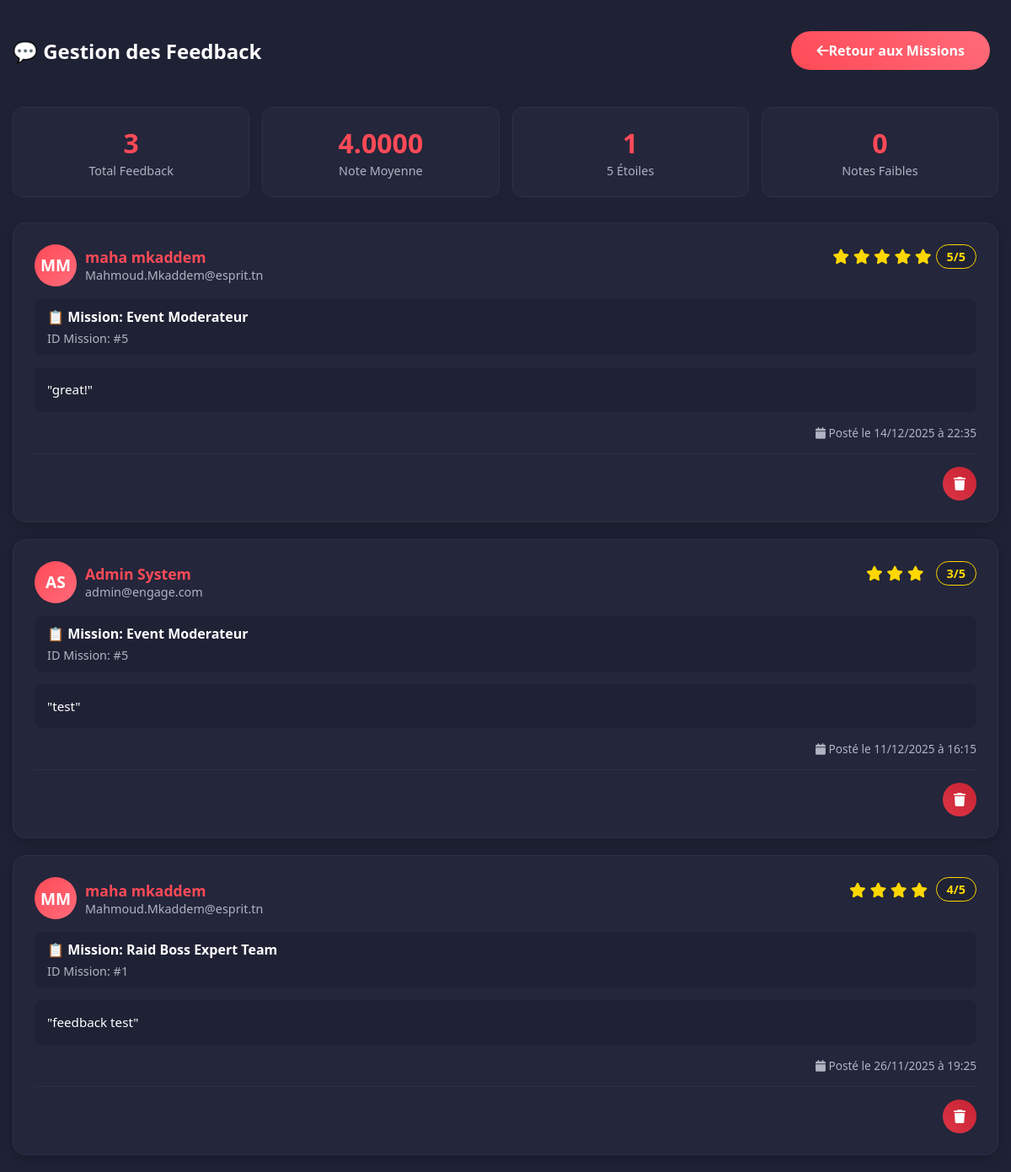
/view/backoffice/feedback/feedbackliste.php, run on the app's committed database.
### tables this page shows
CREATE TABLE `feedback` (
  `id` int(11) NOT NULL,
  `id_mission` int(11) NOT NULL,
  `id_utilisateur` int(11) NOT NULL,
  `rating` tinyint(1) NOT NULL DEFAULT 5 COMMENT 'Rating from 1 to 5',
  `commentaire` longtext DEFAULT NULL,
  `date_feedback` timestamp NOT NULL DEFAULT current_timestamp(),
  `created_at` timestamp NOT NULL DEFAULT current_timestamp(),
  `updated_at` timestamp NOT NULL DEFAULT current_timestamp() ON UPDATE current_timestamp()
);

CREATE TABLE `utilisateur` (
  `id_util` int(11) NOT NULL,
  `prenom` varchar(100) NOT NULL,
  `nom` varchar(100) NOT NULL,
  `dt_naiss` date DEFAULT NULL,
  `mail` varchar(255) NOT NULL,
  `num` int(11) DEFAULT NULL,
  `mdp` varchar(255) NOT NULL,
  `typee` enum('admin','user') DEFAULT 'user',
  `q1` varchar(255) DEFAULT NULL,
  `rp1` varchar(255) DEFAULT NULL,
  `q2` varchar(255) DEFAULT NULL,
  `rp2` varchar(255) DEFAULT NULL,
  `gamer_tag` varchar(100) DEFAULT NULL,
  `created_at` timestamp NOT NULL DEFAULT current_timestamp(),
  `updated_at` timestamp NOT NULL DEFAULT current_timestamp() ON UPDATE current_timestamp(),
  `img` varchar(255) DEFAULT NULL,
  `auth` varchar(200) NOT NULL,
  `face` longtext DEFAULT NULL
);

CREATE TABLE `missions` (
  `id` int(11) NOT NULL,
  `titre` varchar(255) NOT NULL,
  `jeu` varchar(100) NOT NULL,
  `theme` varchar(100) DEFAULT NULL,
  `niveau_difficulte` enum('Facile','Moyen','Difficile','Expert') DEFAULT 'Moyen',
  `description` longtext DEFAULT NULL,
  `competences_requises` varchar(500) DEFAULT NULL,
  `salaire_propose` decimal(10,2) DEFAULT NULL,
  `duree_estimee` varchar(100) DEFAULT NULL,
  `nombre_places` int(11) DEFAULT 1,
  `date_creation` timestamp NOT NULL DEFAULT current_timestamp(),
  `date_debut` date DEFAULT NULL,
  `date_fin` date DEFAULT NULL,
  `statut` enum('Ouverte','En cours','Fermee','Annulee') DEFAULT 'Ouverte',
  `createur_id` int(11) NOT NULL,
  `partenaire_id` int(11) DEFAULT NULL
);

### db_config.php (called while the page is built, shortened)
<?php
if (!class_exists('config')) {
    class config
    {
        public static function getConnexion()
        {
            $host = "localhost";
            $db   = "projetweb3";
            $user = "root";
            $pass = "";
            $dsn = "mysql:host=$host;dbname=$db;charset=utf8";
            try {
                $pdo = new PDO($dsn, $user, $pass);
                $pdo->setAttribute(PDO::ATTR_ERRMODE, PDO::ERRMODE_EXCEPTION);
                return $pdo;
            } catch (PDOException $e) {
                die("Erreur de connexion : " . $e->getMessage());
            }
        }
    }
}

### controller/feedbackcontroller.php (called while the page is built, shortened)
<?php
require_once __DIR__ . '/../db_config.php';
class feedbackcontroller
{
    private $db;
    public function __construct()
    {
        $this->db = config::getConnexion();
    }
    public function getPlatformAverageRating()
    {
        try {
            $sql = "SELECT AVG(rating) as avg_rating FROM feedback";
            $stmt = $this->db->prepare($sql);
            $stmt->execute();
            $result = $stmt->fetch(PDO::FETCH_ASSOC);
            return $result['avg_rating'] ?: 0;
        } catch (PDOException $e) {
            error_log("Feedback table error: " . $e->getMessage());
            return 0;
        }
    }
    public function getAllFeedbacks()
    {
        try {
            $sql = "SELECT f.*, u.prenom, u.nom, u.mail, m.titre as mission_titre
                    FROM feedback f
                    JOIN utilisateur u ON f.id_utilisateur = u.id_util
                    JOIN missions m ON f.id_mission = m.id
                    ORDER BY f.date_feedback DESC";
            $stmt = $this->db->prepare($sql);
            $stmt->execute();
            return $stmt->fetchAll(PDO::FETCH_ASSOC);
        } catch (PDOException $e) {
            error_log("Feedback table error: " . $e->getMessage());
            return [];
        }
    }
}
?>

### view/backoffice/feedback/feedbackliste.php (the view, shortened to what this page needs)
<?php
require_once __DIR__ . '/../../../controller/feedbackcontroller.php';
$feedbackcontroller = new feedbackcontroller();
$feedbacks = $feedbackcontroller->getAllFeedbacks();
?>
<!DOCTYPE html>
<html lang="fr">
<head>
    <link rel="stylesheet" href="../assets/css/custom-backoffice.css">
    <link rel="stylesheet" href="https://cdnjs.cloudflare.com/ajax/libs/font-awesome/6.5.0/css/all.min.css">
</head>
<body>
<div class="container mt-4">
    <div class="feedbacks-header">
        <h2 class="text-white">💬 Gestion des Feedback</h2>
        <div>
            <a href="../mission/missionliste.php" class="btn btn-primary" style="margin-right: 10px;">
                <i class="fas fa-arrow-left me-2"></i>Retour aux Missions
            </a>
        </div>
    </div>
    <div class="feedbacks-stats">
        <div class="feedback-stat-card">
            <span class="feedback-stat-number"><?= count($feedbacks) ?></span>
            <span class="feedback-stat-label">Total Feedback</span>
        </div>
        <div class="feedback-stat-card">
            <span class="feedback-stat-number">
                <?= $feedbackcontroller->getPlatformAverageRating() ?>
            </span>
            <span class="feedback-stat-label">Note Moyenne</span>
        </div>
        <div class="feedback-stat-card">
            <span class="feedback-stat-number">
                <?= count(array_filter($feedbacks, fn($f) => $f['rating'] == 5)) ?>
            </span>
            <span class="feedback-stat-label">5 Étoiles</span>
        </div>
        <div class="feedback-stat-card">
            <span class="feedback-stat-number">
                <?= count(array_filter($feedbacks, fn($f) => $f['rating'] <= 2)) ?>
            </span>
            <span class="feedback-stat-label">Notes Faibles</span>
        </div>
    </div>
    <?php if (empty($feedbacks)): ?>
        <div class="empty-state">
            <i class="fas fa-comments"></i>
            <h3>Aucun feedback trouvé</h3>
            <p>Les feedbacks des utilisateurs apparaîtront ici.</p>
        </div>
    <?php else: ?>
        <div class="feedbacks-list">
            <?php foreach ($feedbacks as $feedback): ?>
                <div class="feedback-card">
                    <div class="feedback-header">
                        <div class="feedback-user">
                            <div class="feedback-avatar">
                                <?= strtoupper(substr($feedback['prenom'], 0, 1) . substr($feedback['nom'], 0, 1)) ?>
                            </div>
                            <div class="feedback-user-info">
                                <h4><?= htmlspecialchars($feedback['prenom'] . ' ' . $feedback['nom']) ?></h4>
                                <p><?= htmlspecialchars($feedback['mail']) ?></p>
                            </div>
                        </div>
                        <div class="feedback-rating">
                            <div class="feedback-stars">
                                <?php for ($i = 1; $i <= 5; $i++): ?>
                                    <i class="fas fa-star<?= $i <= $feedback['rating'] ? '' : '-o' ?>"></i>
                                <?php endfor; ?>
                            </div>
                            <span class="feedback-rating-number"><?= $feedback['rating'] ?>/5</span>
                        </div>
                    </div>
                    <div class="feedback-mission">
                        <h5>📋 Mission: <?= htmlspecialchars($feedback['mission_titre']) ?></h5>
                        <p>ID Mission: #<?= $feedback['id_mission'] ?></p>
                    </div>
                    <?php if (!empty($feedback['commentaire'])): ?>
                        <div class="feedback-comment">
                            <p>"<?= nl2br(htmlspecialchars($feedback['commentaire'])) ?>"</p>
                        </div>
                    <?php endif; ?>
                    <div class="feedback-date">
                        <i class="fas fa-calendar me-2"></i>
                        Posté le <?= date('d/m/Y à H:i', strtotime($feedback['date_feedback'])) ?>
                    </div>
                    <div class="feedback-actions">
                        <a href="feedbackliste.php?delete_id=<?= $feedback['id'] ?>"
                           class="btn-icon btn-supprimer"
                           title="Supprimer ce feedback"
                           onclick="return confirm('Êtes-vous sûr de vouloir supprimer ce feedback ? Cette action est irréversible.');">
                            <i class="fas fa-trash"></i>
                        </a>
                    </div>
                </div>
            <?php endforeach; ?>
        </div>
    <?php endif; ?>
</div>
</body>
</html>

### view/backoffice/assets/css/custom-backoffice.css (style rules this page uses)
:root { --primary-color: #ff4a57; --primary-light: #ff6b7a; --secondary-color: #1f2235; --accent-color: #24263b; --text-color: #ffffff; --text-muted: #b0b3c1; --sidebar-width: 250px; --success: #28a745; --warning: #ffc107; --danger: #dc3545; --info: #17a2b8; --border-color: #2d3047; }
body { background-color: var(--secondary-color); color: var(--text-color); font-family: 'Segoe UI', Tahoma, Geneva, Verdana, sans-serif; margin: 0; padding: 0; }
.btn-icon { width: 40px; height: 40px; border-radius: 50%; display: flex; align-items: center; justify-content: center; text-decoration: none; transition: all 0.3s ease; border: none; font-size: 1rem; cursor: pointer; }
.btn-supprimer { background: linear-gradient(45deg, #dc3545, #c82333); color: white; }
.btn-icon { position: relative; }
.btn-icon::after { content: attr(title); position: absolute; bottom: -35px; left: 50%; transform: translateX(-50%); background: rgba(0, 0, 0, 0.8); color: white; padding: 5px 10px; border-radius: 4px; font-size: 0.75rem; white-space: nowrap; opacity: 0; visibility: hidden; transition: all 0.3s ease; z-index: 1000; }
.btn-primary, .btn-submit, .btn-update, .btn-save-pro { background: linear-gradient(45deg, var(--primary-color), var(--primary-light)); border: none; border-radius: 25px; padding: 12px 30px; font-weight: 600; transition: all 0.3s; color: white; text-decoration: none; display: inline-block; text-align: center; }
.text-white { color: var(--text-color) !important; }
.mt-4 { margin-top: 1.5rem !important; }
.container { max-width: 1200px; margin: 0 auto; padding: 0 15px; }

### view/backoffice/feedback/feedbackliste.php (style rules this page uses)
.feedbacks-header { display: flex; justify-content: space-between; align-items: center; margin-bottom: 30px; flex-wrap: wrap; gap: 15px; }
.feedbacks-stats { display: grid; grid-template-columns: repeat(auto-fit, minmax(200px, 1fr)); gap: 15px; margin-bottom: 30px; }
.feedback-stat-card { background: var(--accent-color); padding: 20px; border-radius: 12px; text-align: center; border: 1px solid var(--border-color); transition: all 0.3s ease; }
.feedback-stat-number { font-size: 2rem; font-weight: bold; color: var(--primary-color); display: block; }
.feedback-stat-label { color: var(--text-muted); font-size: 0.9rem; }
.feedback-card { background: var(--accent-color); padding: 25px; border-radius: 15px; border: 1px solid var(--border-color); box-shadow: 0 4px 15px rgba(0, 0, 0, 0.2); transition: all 0.3s ease; position: relative; margin-bottom: 20px; }
.feedback-header { display: flex; justify-content: space-between; align-items: flex-start; margin-bottom: 15px; flex-wrap: wrap; gap: 10px; }
.feedback-user { display: flex; align-items: center; gap: 10px; }
.feedback-avatar { width: 50px; height: 50px; border-radius: 50%; background: linear-gradient(135deg, var(--primary-color) 0%, var(--primary-light) 100%); display: flex; align-items: center; justify-content: center; color: white; font-weight: bold; font-size: 1.2rem; }
.feedback-user-info h4 { color: var(--primary-color); margin: 0; font-size: 1.1rem; }
.feedback-user-info p { color: var(--text-muted); margin: 0; font-size: 0.9rem; }
.feedback-rating { display: flex; align-items: center; gap: 5px; }
.feedback-stars { color: #ffd700; font-size: 1.1rem; }
.feedback-rating-number { background: var(--secondary-color); padding: 4px 12px; border-radius: 15px; font-size: 0.9rem; font-weight: 600; color: #ffd700; border: 1px solid #ffd700; }
.feedback-mission { background: var(--secondary-color); padding: 10px 15px; border-radius: 8px; margin-bottom: 15px; }
.feedback-mission h5 { color: var(--text-color); margin: 0 0 5px 0; font-size: 1rem; }
.feedback-mission p { color: var(--text-muted); margin: 0; font-size: 0.9rem; }
.feedback-comment { background: var(--secondary-color); padding: 15px; border-radius: 8px; margin-bottom: 15px; }
.feedback-comment p { color: var(--text-color); margin: 0; line-height: 1.5; font-size: 0.95rem; }
.feedback-date { color: var(--text-muted); font-size: 0.85rem; text-align: right; }
.feedback-actions { display: flex; justify-content: flex-end; gap: 10px; margin-top: 15px; padding-top: 15px; border-top: 1px solid var(--border-color); }
.btn-icon { width: 40px; height: 40px; border-radius: 50%; display: flex; align-items: center; justify-content: center; text-decoration: none; transition: all 0.3s ease; border: none; font-size: 1rem; cursor: pointer; }
.btn-supprimer { background: linear-gradient(45deg, #dc3545, #c82333); color: white; }

### data on the page
feedback: id_utilisateur.nom "MM", id_utilisateur.nom "maha mkaddem", id_utilisateur.mail "Mahmoud.Mkaddem@esprit.tn", rating "5", id_mission.titre "Event Moderateur", id_mission "5", commentaire "great!", date_feedback "14/12/2025 à 22:35"
feedback: id_utilisateur.nom "AS", id_utilisateur.nom "Admin System", id_utilisateur.mail "admin@engage.com", rating "3", id_mission.titre "Event Moderateur", id_mission "5", commentaire "test", date_feedback "11/12/2025 à 16:15"
feedback: id_utilisateur.nom "MM", id_utilisateur.nom "maha mkaddem", id_utilisateur.mail "Mahmoud.Mkaddem@esprit.tn", rating "4", id_mission.titre "Raid Boss Expert Team", id_mission "1", commentaire "feedback test", date_feedback "26/11/2025 à 19:25"

### other printed values
count($feedbacks) "3"
$feedbackcontroller->getPlatformAverageRating() "4.0000"
count(array_filter($feedbacks, fn($f) => $f['rating'] == 5)) "1"
count(array_filter($feedbacks, fn($f) => $f['rating'] <= 2)) "0"
